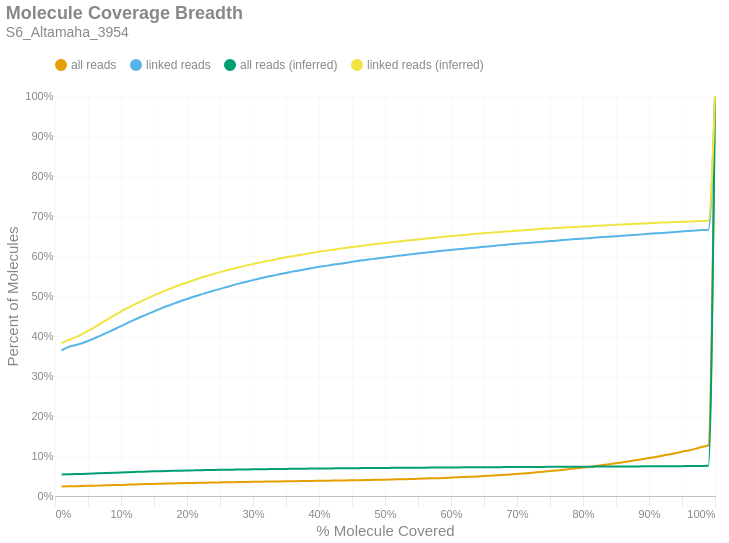

This figure's notebook cell:
### Markdown cell above
### Molecule Read Coverage
This chart shows molecule coverage breadth as computed by the number of bases aligned to that molecule. In other words, "*how much of each unique long molecule is actually sequenced/aligned?*" Keep in mind there is a distinction between sequences and alignments, since some sequences belonging to a particular molecule may not align well and wouldn't appear in the alignment data. This chart also shows molecule coverage breadth as computed by the *inferred fragment* from which the aligned sequences originate. Unlike read coverage, this calculation takes into account the total insert size, including unsequenced gaps between the forward and reverse reads. Like the previous figures, these are cumulative percents.

### Code cell
if SKIPLR:
    print_html(f"Skipped")
else:
    binned_df = consolidated_hist(valids['coverage_bp'], mask, 0.01, True)
    binned_df_inf = consolidated_hist(valids['coverage_inserts'], mask, 0.01, True)
    binned_df = binned_df.with_columns(pl.lit(binned_df_inf['all reads (cumsum)']).alias('all reads (inferred)'))
    binned_df = binned_df.with_columns(pl.lit(binned_df_inf['linked reads (cumsum)']).alias('linked reads (inferred)'))
    binned_df = binned_df.with_columns(
        (pl.col('bin').cast(pl.Float64) + 0.01).alias('right_edge')
    )

    with SafeRender(binned_df):
        (
            density_plot(binned_df, 'Molecule Coverage Breadth', samplename, 'molcov', ['all reads (inferred)','linked reads (inferred)'])
            .encode(
                #x=alt.X('bin:Q', title="% Molecule Covered").axis(format = '%').scale(padding=0),
                x=alt.X('right_edge:Q', title="% Molecule Covered").axis(format='%').scale(padding=0),
                y=alt.Y('value:Q', title='Percent of Molecules')
                    .axis(format='%')
                    .stack(False)
                    .scale(domainMin=0, padding=0),
                color=alt.Color("key:N").scale(domain = ["all reads", "linked reads", "all reads (inferred)", "linked reads (inferred)"]),
                tooltip = [
                    alt.Tooltip("key:N", title = "Data Type"),
                    alt.Tooltip("range_label:N", title="% Molecule Covered"),
                    alt.Tooltip("value:Q", format = ".2%", title="% Molecules")
                ]
            )
        ).display()

### Figure 1 — Vega-Lite specification as saved in the notebook (floating-point values rounded to 4 significant figures)
{"width": "container", "height": 400, "config": {"title": {"anchor": "start", "dy": -15, "fontSize": 18, "color": "#888888", "subtitleColor": "#888888", "subtitleFontSize": 14}, "arc": {"fill": "#0072B2"}, "axis": {"domainColor": "#888888", "domainWidth": 0.5, "gridWidth": 0.2, "grid": false, "titleFontWeight": 400, "titleFontSize": 15, "labelFontSize": 11, "labelColor": "#888888", "tickColor": "#888888", "tickWidth": 0.2, "titleColor": "#888888"}, "axisBand": {"grid": false}, "axisX": {"grid": true, "tickSize": 10, "domainCap": "round"}, "axisY": {"domain": false, "grid": true, "tickSize": 0, "domainCap": "round"}, "background": "transparent", "header": {"labelFontSize": 15, "labelColor": "#888888", "titleFontSize": 15, "titleFontWeight": 600, "titleColor": "#888888"}, "legend": {"labelFont": "sans-serif", "labelFontSize": 12, "labelColor": "#888888", "symbolSize": 100, "symbolType": "circle", "titleFontSize": 12, "titlePadding": 10, "titleColor": "#888888", "title": null, "orient": "top"}, "range": {"category": ["#E69F00", "#56B4E9", "#009E73", "#F0E442", "#0072B2", "#D55E00", "#CC79A7", "#000000"], "diverging": ["#cfe8f3", "#a2d4ec", "#73bfe2", "#46abdb", "#1696d2", "#12719e"]}, "area": {"fill": "#0072B2", "fillOpacity": 0.7, "line": true, "strokeOpacity": 0.7}, "line": {"color": "#0072B2", "stroke": "#0072B2", "strokeWidth": 2}, "trail": {"color": "#0072B2", "stroke": "#0072B2", "strokeWidth": 0, "size": 1}, "point": {"filled": true, "fillOpacity": 1.0, "size": 95}, "text": {"color": "#888888", "fontSize": 11, "align": "right", "fontWeight": 400, "size": 11}, "bar": {"fill": "#0072B2", "stroke": null}, "view": {"stroke": null, "continuousWidth": 660, "continuousHeight": 400}}, "data": {"name": "data-661bf884cba1ac4f14b96ddbc63354b3"}, "mark": {"type": "line", "interpolate": "monotone", "point": {"opacity": 0, "size": 275}}, "encoding": {"color": {"field": "key", "scale": {"domain": ["all reads", "linked reads", "all reads (inferred)", "linked reads (inferred)"]}, "type": "nominal"}, "tooltip": [{"field": "key", "title": "Data Type", "type": "nominal"}, {"field": "range_label", "title": "% Molecule Covered", "type": "nominal"}, {"field": "value", "format": ".2%", "title": "% Molecules", "type": "quantitative"}], "x": {"axis": {"format": "%"}, "field": "right_edge", "scale": {"padding": 0}, "title": "% Molecule Covered", "type": "quantitative"}, "y": {"axis": {"format": "%"}, "field": "value", "scale": {"domainMin": 0, "padding": 0}, "stack": false, "title": "Percent of Molecules", "type": "quantitative"}}, "params": [{"name": "param_c36ac31b6afebe62", "select": {"type": "point", "fields": ["key"]}, "bind": "legend"}], "title": {"text": "Molecule Coverage Breadth", "subtitle": "S6_Altamaha_3954"}, "transform": [{"fold": ["all reads (cumsum)", "linked reads (cumsum)", "all reads (inferred)", "linked reads (inferred)"]}, {"calculate": "replace(datum.key, ' (cumsum)', '')", "as": "key"}, {"filter": {"param": "param_c36ac31b6afebe62"}}], "usermeta": {"embedOptions": {"downloadFileName": "S6_Altamaha_3954.molcov"}}, "$schema": "https://vega.github.io/schema/vega-lite/v6.1.0.json", "datasets": {"data-661bf884cba1ac4f14b96ddbc63354b3": [{"bin": "0.0", "interval": "0.0-0.01", "all reads": 0.02366, "linked reads": 0.3638, "all reads (cumsum)": 0.02366, "linked reads (cumsum)": 0.3638, "range_label": "0.0-0.01", "all reads (inferred)": 0.05383, "linked reads (inferred)": 0.3819, "right_edge": 0.01}, {"bin": "0.01", "interval": "0.01-0.02", "all reads": 0.00058, "linked reads": 0.008399, "all reads (cumsum)": 0.02424, "linked reads (cumsum)": 0.3722, "range_label": "0.01-0.02", "all reads (inferred)": 0.05434, "linked reads (inferred)": 0.3895, "right_edge": 0.02}, {"bin": "0.02", "interval": "0.02-0.03", "all reads": 0.0003295, "linked reads": 0.004614, "all reads (cumsum)": 0.02457, "linked reads (cumsum)": 0.3768, "range_label": "0.02-0.03", "all reads (inferred)": 0.05476, "linked reads (inferred)": 0.3959, "right_edge": 0.03}, {"bin": "0.03", "interval": "0.03-0.04", "all reads": 0.0003357, "linked reads": 0.004601, "all reads (cumsum)": 0.0249, "linked reads (cumsum)": 0.3814, "range_label": "0.03-0.04", "all reads (inferred)": 0.05528, "linked reads (inferred)": 0.4038, "right_edge": 0.04}, {"bin": "0.04", "interval": "0.04-0.05", "all reads": 0.0004163, "linked reads": 0.005989, "all reads (cumsum)": 0.02532, "linked reads (cumsum)": 0.3874, "range_label": "0.04-0.05", "all reads (inferred)": 0.05586, "linked reads (inferred)": 0.4126, "right_edge": 0.05}, {"bin": "0.05", "interval": "0.05-0.06", "all reads": 0.0004778, "linked reads": 0.007078, "all reads (cumsum)": 0.0258, "linked reads (cumsum)": 0.3945, "range_label": "0.05-0.06", "all reads (inferred)": 0.0565, "linked reads (inferred)": 0.4223, "right_edge": 0.06}, {"bin": "0.06", "interval": "0.06-0.07", "all reads": 0.0004803, "linked reads": 0.007078, "all reads (cumsum)": 0.02628, "linked reads (cumsum)": 0.4015, "range_label": "0.06-0.07", "all reads (inferred)": 0.05713, "linked reads (inferred)": 0.4321, "right_edge": 0.07}, {"bin": "0.07", "interval": "0.07-0.08", "all reads": 0.0005056, "linked reads": 0.007609, "all reads (cumsum)": 0.02678, "linked reads (cumsum)": 0.4091, "range_label": "0.07-0.08", "all reads (inferred)": 0.05778, "linked reads (inferred)": 0.4422, "right_edge": 0.08}, {"bin": "0.08", "interval": "0.08-0.09", "all reads": 0.0005094, "linked reads": 0.007689, "all reads (cumsum)": 0.02729, "linked reads (cumsum)": 0.4168, "range_label": "0.08-0.09", "all reads (inferred)": 0.0584, "linked reads (inferred)": 0.4518, "right_edge": 0.09}, {"bin": "0.09", "interval": "0.09-0.1", "all reads": 0.000516, "linked reads": 0.007828, "all reads (cumsum)": 0.02781, "linked reads (cumsum)": 0.4247, "range_label": "0.09-0.1", "all reads (inferred)": 0.05901, "linked reads (inferred)": 0.4612, "right_edge": 0.1}, {"bin": "0.1", "interval": "0.1-0.11", "all reads": 0.0005243, "linked reads": 0.007828, "all reads (cumsum)": 0.02833, "linked reads (cumsum)": 0.4325, "range_label": "0.1-0.11", "all reads (inferred)": 0.05958, "linked reads (inferred)": 0.4701, "right_edge": 0.11}, {"bin": "0.11", "interval": "0.11-0.12", "all reads": 0.0005227, "linked reads": 0.007828, "all reads (cumsum)": 0.02885, "linked reads (cumsum)": 0.4403, "range_label": "0.11-0.12", "all reads (inferred)": 0.06013, "linked reads (inferred)": 0.4786, "right_edge": 0.12}, {"bin": "0.12", "interval": "0.12-0.13", "all reads": 0.0004811, "linked reads": 0.00727, "all reads (cumsum)": 0.02933, "linked reads (cumsum)": 0.4476, "range_label": "0.12-0.13", "all reads (inferred)": 0.06062, "linked reads (inferred)": 0.4862, "right_edge": 0.13}, {"bin": "0.13", "interval": "0.13-0.14", "all reads": 0.0004712, "linked reads": 0.007184, "all reads (cumsum)": 0.02981, "linked reads (cumsum)": 0.4548, "range_label": "0.13-0.14", "all reads (inferred)": 0.06113, "linked reads (inferred)": 0.4941, "right_edge": 0.14}, {"bin": "0.14", "interval": "0.14-0.15", "all reads": 0.0004516, "linked reads": 0.006799, "all reads (cumsum)": 0.03026, "linked reads (cumsum)": 0.4616, "range_label": "0.14-0.15", "all reads (inferred)": 0.06161, "linked reads (inferred)": 0.5014, "right_edge": 0.15}, {"bin": "0.15", "interval": "0.15-0.16", "all reads": 0.0004496, "linked reads": 0.006812, "all reads (cumsum)": 0.03071, "linked reads (cumsum)": 0.4684, "range_label": "0.15-0.16", "all reads (inferred)": 0.06207, "linked reads (inferred)": 0.5085, "right_edge": 0.16}, {"bin": "0.16", "interval": "0.16-0.17", "all reads": 0.0004279, "linked reads": 0.006493, "all reads (cumsum)": 0.03113, "linked reads (cumsum)": 0.4749, "range_label": "0.16-0.17", "all reads (inferred)": 0.06251, "linked reads (inferred)": 0.5154, "right_edge": 0.17}, {"bin": "0.17", "interval": "0.17-0.18", "all reads": 0.0003922, "linked reads": 0.005922, "all reads (cumsum)": 0.03153, "linked reads (cumsum)": 0.4808, "range_label": "0.17-0.18", "all reads (inferred)": 0.06293, "linked reads (inferred)": 0.5219, "right_edge": 0.18}, {"bin": "0.18", "interval": "0.18-0.19", "all reads": 0.0003964, "linked reads": 0.005969, "all reads (cumsum)": 0.03192, "linked reads (cumsum)": 0.4868, "range_label": "0.18-0.19", "all reads (inferred)": 0.06333, "linked reads (inferred)": 0.5281, "right_edge": 0.19}, {"bin": "0.19", "interval": "0.19-0.2", "all reads": 0.0003768, "linked reads": 0.005637, "all reads (cumsum)": 0.0323, "linked reads (cumsum)": 0.4924, "range_label": "0.19-0.2", "all reads (inferred)": 0.0637, "linked reads (inferred)": 0.5339, "right_edge": 0.2}, {"bin": "0.2", "interval": "0.2-0.21", "all reads": 0.0003743, "linked reads": 0.005644, "all reads (cumsum)": 0.03267, "linked reads (cumsum)": 0.4981, "range_label": "0.2-0.21", "all reads (inferred)": 0.06406, "linked reads (inferred)": 0.5395, "right_edge": 0.21}, {"bin": "0.21", "interval": "0.21-0.22", "all reads": 0.0003478, "linked reads": 0.005245, "all reads (cumsum)": 0.03302, "linked reads (cumsum)": 0.5033, "range_label": "0.21-0.22", "all reads (inferred)": 0.06442, "linked reads (inferred)": 0.5451, "right_edge": 0.22}, {"bin": "0.22", "interval": "0.22-0.23", "all reads": 0.0003183, "linked reads": 0.004807, "all reads (cumsum)": 0.03334, "linked reads (cumsum)": 0.5081, "range_label": "0.22-0.23", "all reads (inferred)": 0.06474, "linked reads (inferred)": 0.5501, "right_edge": 0.23}, {"bin": "0.23", "interval": "0.23-0.24", "all reads": 0.0003303, "linked reads": 0.005013, "all reads (cumsum)": 0.03367, "linked reads (cumsum)": 0.5131, "range_label": "0.23-0.24", "all reads (inferred)": 0.06506, "linked reads (inferred)": 0.555, "right_edge": 0.24}, {"bin": "0.24", "interval": "0.24-0.25", "all reads": 0.0003083, "linked reads": 0.004641, "all reads (cumsum)": 0.03398, "linked reads (cumsum)": 0.5178, "range_label": "0.24-0.25", "all reads (inferred)": 0.06536, "linked reads (inferred)": 0.5596, "right_edge": 0.25}, {"bin": "0.25", "interval": "0.25-0.26", "all reads": 0.0003062, "linked reads": 0.004575, "all reads (cumsum)": 0.03429, "linked reads (cumsum)": 0.5223, "range_label": "0.25-0.26", "all reads (inferred)": 0.06564, "linked reads (inferred)": 0.5641, "right_edge": 0.26}, {"bin": "0.26", "interval": "0.26-0.27", "all reads": 0.0003257, "linked reads": 0.00478, "all reads (cumsum)": 0.03461, "linked reads (cumsum)": 0.5271, "range_label": "0.26-0.27", "all reads (inferred)": 0.06592, "linked reads (inferred)": 0.5683, "right_edge": 0.27}, {"bin": "0.27", "interval": "0.27-0.28", "all reads": 0.0003021, "linked reads": 0.004455, "all reads (cumsum)": 0.03491, "linked reads (cumsum)": 0.5316, "range_label": "0.27-0.28", "all reads (inferred)": 0.06619, "linked reads (inferred)": 0.5724, "right_edge": 0.28}, {"bin": "0.28", "interval": "0.28-0.29", "all reads": 0.0002892, "linked reads": 0.004123, "all reads (cumsum)": 0.0352, "linked reads (cumsum)": 0.5357, "range_label": "0.28-0.29", "all reads (inferred)": 0.06644, "linked reads (inferred)": 0.5761, "right_edge": 0.29}, {"bin": "0.29", "interval": "0.29-0.3", "all reads": 0.0002771, "linked reads": 0.004024, "all reads (cumsum)": 0.03548, "linked reads (cumsum)": 0.5397, "range_label": "0.29-0.3", "all reads (inferred)": 0.06668, "linked reads (inferred)": 0.5798, "right_edge": 0.3}, {"bin": "0.3", "interval": "0.3-0.31", "all reads": 0.0002676, "linked reads": 0.003864, "all reads (cumsum)": 0.03575, "linked reads (cumsum)": 0.5436, "range_label": "0.3-0.31", "all reads (inferred)": 0.06691, "linked reads (inferred)": 0.5835, "right_edge": 0.31}, {"bin": "0.31", "interval": "0.31-0.32", "all reads": 0.0002721, "linked reads": 0.003838, "all reads (cumsum)": 0.03602, "linked reads (cumsum)": 0.5474, "range_label": "0.31-0.32", "all reads (inferred)": 0.06713, "linked reads (inferred)": 0.5868, "right_edge": 0.32}, {"bin": "0.32", "interval": "0.32-0.33", "all reads": 0.0002485, "linked reads": 0.003453, "all reads (cumsum)": 0.03627, "linked reads (cumsum)": 0.5509, "range_label": "0.32-0.33", "all reads (inferred)": 0.06735, "linked reads (inferred)": 0.5902, "right_edge": 0.33}, {"bin": "0.33", "interval": "0.33-0.34", "all reads": 0.0002497, "linked reads": 0.003413, "all reads (cumsum)": 0.03652, "linked reads (cumsum)": 0.5543, "range_label": "0.33-0.34", "all reads (inferred)": 0.06757, "linked reads (inferred)": 0.5935, "right_edge": 0.34}, {"bin": "0.34", "interval": "0.34-0.35", "all reads": 0.0002435, "linked reads": 0.00328, "all reads (cumsum)": 0.03676, "linked reads (cumsum)": 0.5576, "range_label": "0.34-0.35", "all reads (inferred)": 0.06778, "linked reads (inferred)": 0.5967, "right_edge": 0.35}, {"bin": "0.35", "interval": "0.35-0.36", "all reads": 0.0002505, "linked reads": 0.003346, "all reads (cumsum)": 0.03701, "linked reads (cumsum)": 0.5609, "range_label": "0.35-0.36", "all reads (inferred)": 0.06797, "linked reads (inferred)": 0.5996, "right_edge": 0.36}, {"bin": "0.36", "interval": "0.36-0.37", "all reads": 0.0002293, "linked reads": 0.002822, "all reads (cumsum)": 0.03724, "linked reads (cumsum)": 0.5637, "range_label": "0.36-0.37", "all reads (inferred)": 0.06816, "linked reads (inferred)": 0.6025, "right_edge": 0.37}, {"bin": "0.37", "interval": "0.37-0.38", "all reads": 0.0002609, "linked reads": 0.003233, "all reads (cumsum)": 0.0375, "linked reads (cumsum)": 0.567, "range_label": "0.37-0.38", "all reads (inferred)": 0.06835, "linked reads (inferred)": 0.6053, "right_edge": 0.38}, {"bin": "0.38", "interval": "0.38-0.39", "all reads": 0.0002526, "linked reads": 0.003014, "all reads (cumsum)": 0.03775, "linked reads (cumsum)": 0.57, "range_label": "0.38-0.39", "all reads (inferred)": 0.06852, "linked reads (inferred)": 0.6079, "right_edge": 0.39}, {"bin": "0.39", "interval": "0.39-0.4", "all reads": 0.0002352, "linked reads": 0.002868, "all reads (cumsum)": 0.03799, "linked reads (cumsum)": 0.5728, "range_label": "0.39-0.4", "all reads (inferred)": 0.0687, "linked reads (inferred)": 0.6106, "right_edge": 0.4}, {"bin": "0.4", "interval": "0.4-0.41", "all reads": 0.0002327, "linked reads": 0.00249, "all reads (cumsum)": 0.03822, "linked reads (cumsum)": 0.5753, "range_label": "0.4-0.41", "all reads (inferred)": 0.06886, "linked reads (inferred)": 0.613, "right_edge": 0.41}, {"bin": "0.41", "interval": "0.41-0.42", "all reads": 0.0002443, "linked reads": 0.002603, "all reads (cumsum)": 0.03847, "linked reads (cumsum)": 0.5779, "range_label": "0.41-0.42", "all reads (inferred)": 0.06902, "linked reads (inferred)": 0.6154, "right_edge": 0.42}, {"bin": "0.42", "interval": "0.42-0.43", "all reads": 0.0002406, "linked reads": 0.002297, "all reads (cumsum)": 0.03871, "linked reads (cumsum)": 0.5802, "range_label": "0.42-0.43", "all reads (inferred)": 0.06919, "linked reads (inferred)": 0.6179, "right_edge": 0.43}, {"bin": "0.43", "interval": "0.43-0.44", "all reads": 0.000285, "linked reads": 0.002543, "all reads (cumsum)": 0.03899, "linked reads (cumsum)": 0.5828, "range_label": "0.43-0.44", "all reads (inferred)": 0.06934, "linked reads (inferred)": 0.6202, "right_edge": 0.44}, {"bin": "0.44", "interval": "0.44-0.45", "all reads": 0.0002946, "linked reads": 0.002662, "all reads (cumsum)": 0.03929, "linked reads (cumsum)": 0.5854, "range_label": "0.44-0.45", "all reads (inferred)": 0.06948, "linked reads (inferred)": 0.6224, "right_edge": 0.45}, {"bin": "0.45", "interval": "0.45-0.46", "all reads": 0.0003, "linked reads": 0.002463, "all reads (cumsum)": 0.03959, "linked reads (cumsum)": 0.5879, "range_label": "0.45-0.46", "all reads (inferred)": 0.06961, "linked reads (inferred)": 0.6243, "right_edge": 0.46}, {"bin": "0.46", "interval": "0.46-0.47", "all reads": 0.0003004, "linked reads": 0.002105, "all reads (cumsum)": 0.03989, "linked reads (cumsum)": 0.59, "range_label": "0.46-0.47", "all reads (inferred)": 0.06977, "linked reads (inferred)": 0.6265, "right_edge": 0.47}, {"bin": "0.47", "interval": "0.47-0.48", "all reads": 0.0003286, "linked reads": 0.002184, "all reads (cumsum)": 0.04022, "linked reads (cumsum)": 0.5922, "range_label": "0.47-0.48", "all reads (inferred)": 0.06991, "linked reads (inferred)": 0.6287, "right_edge": 0.48}, {"bin": "0.48", "interval": "0.48-0.49", "all reads": 0.0003099, "linked reads": 0.002045, "all reads (cumsum)": 0.04053, "linked reads (cumsum)": 0.5942, "range_label": "0.48-0.49", "all reads (inferred)": 0.07005, "linked reads (inferred)": 0.6307, "right_edge": 0.49}, {"bin": "0.49", "interval": "0.49-0.5", "all reads": 0.0003694, "linked reads": 0.002131, "all reads (cumsum)": 0.0409, "linked reads (cumsum)": 0.5964, "range_label": "0.49-0.5", "all reads (inferred)": 0.0702, "linked reads (inferred)": 0.6328, "right_edge": 0.5}, {"bin": "0.5", "interval": "0.5-0.51", "all reads": 0.0003465, "linked reads": 0.001919, "all reads (cumsum)": 0.04124, "linked reads (cumsum)": 0.5983, "range_label": "0.5-0.51", "all reads (inferred)": 0.07031, "linked reads (inferred)": 0.6345, "right_edge": 0.51}, {"bin": "0.51", "interval": "0.51-0.52", "all reads": 0.0004105, "linked reads": 0.002138, "all reads (cumsum)": 0.04165, "linked reads (cumsum)": 0.6004, "range_label": "0.51-0.52", "all reads (inferred)": 0.07044, "linked reads (inferred)": 0.6362, "right_edge": 0.52}, {"bin": "0.52", "interval": "0.52-0.53", "all reads": 0.0004408, "linked reads": 0.002164, "all reads (cumsum)": 0.04209, "linked reads (cumsum)": 0.6026, "range_label": "0.52-0.53", "all reads (inferred)": 0.07056, "linked reads (inferred)": 0.6379, "right_edge": 0.53}, {"bin": "0.53", "interval": "0.53-0.54", "all reads": 0.0004599, "linked reads": 0.002025, "all reads (cumsum)": 0.04255, "linked reads (cumsum)": 0.6046, "range_label": "0.53-0.54", "all reads (inferred)": 0.07068, "linked reads (inferred)": 0.6396, "right_edge": 0.54}, {"bin": "0.54", "interval": "0.54-0.55", "all reads": 0.0004687, "linked reads": 0.0017, "all reads (cumsum)": 0.04302, "linked reads (cumsum)": 0.6063, "range_label": "0.54-0.55", "all reads (inferred)": 0.0708, "linked reads (inferred)": 0.6415, "right_edge": 0.55}, {"bin": "0.55", "interval": "0.55-0.56", "all reads": 0.0005164, "linked reads": 0.001826, "all reads (cumsum)": 0.04354, "linked reads (cumsum)": 0.6081, "range_label": "0.55-0.56", "all reads (inferred)": 0.07093, "linked reads (inferred)": 0.6433, "right_edge": 0.56}, {"bin": "0.56", "interval": "0.56-0.57", "all reads": 0.0005443, "linked reads": 0.001813, "all reads (cumsum)": 0.04408, "linked reads (cumsum)": 0.61, "range_label": "0.56-0.57", "all reads (inferred)": 0.07105, "linked reads (inferred)": 0.645, "right_edge": 0.57}, {"bin": "0.57", "interval": "0.57-0.58", "all reads": 0.0005796, "linked reads": 0.001892, "all reads (cumsum)": 0.04466, "linked reads (cumsum)": 0.6118, "range_label": "0.57-0.58", "all reads (inferred)": 0.07116, "linked reads (inferred)": 0.6465, "right_edge": 0.58}, {"bin": "0.58", "interval": "0.58-0.59", "all reads": 0.0006311, "linked reads": 0.001799, "all reads (cumsum)": 0.04529, "linked reads (cumsum)": 0.6136, "range_label": "0.58-0.59", "all reads (inferred)": 0.07128, "linked reads (inferred)": 0.6482, "right_edge": 0.59}, {"bin": "0.59", "interval": "0.59-0.6", "all reads": 0.0006552, "linked reads": 0.001627, "all reads (cumsum)": 0.04595, "linked reads (cumsum)": 0.6153, "range_label": "0.59-0.6", "all reads (inferred)": 0.0714, "linked reads (inferred)": 0.6498, "right_edge": 0.6}, {"bin": "0.6", "interval": "0.6-0.61", "all reads": 0.0006614, "linked reads": 0.001414, "all reads (cumsum)": 0.04661, "linked reads (cumsum)": 0.6167, "range_label": "0.6-0.61", "all reads (inferred)": 0.07151, "linked reads (inferred)": 0.6513, "right_edge": 0.61}, {"bin": "0.61", "interval": "0.61-0.62", "all reads": 0.0007437, "linked reads": 0.001514, "all reads (cumsum)": 0.04735, "linked reads (cumsum)": 0.6182, "range_label": "0.61-0.62", "all reads (inferred)": 0.07162, "linked reads (inferred)": 0.6528, "right_edge": 0.62}, {"bin": "0.62", "interval": "0.62-0.63", "all reads": 0.0007973, "linked reads": 0.001647, "all reads (cumsum)": 0.04815, "linked reads (cumsum)": 0.6198, "range_label": "0.62-0.63", "all reads (inferred)": 0.07174, "linked reads (inferred)": 0.6544, "right_edge": 0.63}, {"bin": "0.63", "interval": "0.63-0.64", "all reads": 0.0008164, "linked reads": 0.0016, "all reads (cumsum)": 0.04897, "linked reads (cumsum)": 0.6214, "range_label": "0.63-0.64", "all reads (inferred)": 0.07184, "linked reads (inferred)": 0.6557, "right_edge": 0.64}, {"bin": "0.64", "interval": "0.64-0.65", "all reads": 0.0008949, "linked reads": 0.00164, "all reads (cumsum)": 0.04986, "linked reads (cumsum)": 0.6231, "range_label": "0.64-0.65", "all reads (inferred)": 0.07193, "linked reads (inferred)": 0.6569, "right_edge": 0.65}, {"bin": "0.65", "interval": "0.65-0.66", "all reads": 0.0009872, "linked reads": 0.001587, "all reads (cumsum)": 0.05085, "linked reads (cumsum)": 0.6247, "range_label": "0.65-0.66", "all reads (inferred)": 0.07203, "linked reads (inferred)": 0.6582, "right_edge": 0.66}, {"bin": "0.66", "interval": "0.66-0.67", "all reads": 0.0009631, "linked reads": 0.001514, "all reads (cumsum)": 0.05181, "linked reads (cumsum)": 0.6262, "range_label": "0.66-0.67", "all reads (inferred)": 0.07213, "linked reads (inferred)": 0.6595, "right_edge": 0.67}, {"bin": "0.67", "interval": "0.67-0.68", "all reads": 0.001098, "linked reads": 0.001507, "all reads (cumsum)": 0.05291, "linked reads (cumsum)": 0.6277, "range_label": "0.67-0.68", "all reads (inferred)": 0.07223, "linked reads (inferred)": 0.6607, "right_edge": 0.68}, {"bin": "0.68", "interval": "0.68-0.69", "all reads": 0.001098, "linked reads": 0.001434, "all reads (cumsum)": 0.05401, "linked reads (cumsum)": 0.6291, "range_label": "0.68-0.69", "all reads (inferred)": 0.07233, "linked reads (inferred)": 0.662, "right_edge": 0.69}, {"bin": "0.69", "interval": "0.69-0.7", "all reads": 0.00122, "linked reads": 0.001315, "all reads (cumsum)": 0.05523, "linked reads (cumsum)": 0.6304, "range_label": "0.69-0.7", "all reads (inferred)": 0.07243, "linked reads (inferred)": 0.6633, "right_edge": 0.7}, {"bin": "0.7", "interval": "0.7-0.71", "all reads": 0.001243, "linked reads": 0.001188, "all reads (cumsum)": 0.05647, "linked reads (cumsum)": 0.6316, "range_label": "0.7-0.71", "all reads (inferred)": 0.07252, "linked reads (inferred)": 0.6644, "right_edge": 0.71}, {"bin": "0.71", "interval": "0.71-0.72", "all reads": 0.001315, "linked reads": 0.001467, "all reads (cumsum)": 0.05779, "linked reads (cumsum)": 0.6331, "range_label": "0.71-0.72", "all reads (inferred)": 0.07261, "linked reads (inferred)": 0.6655, "right_edge": 0.72}, {"bin": "0.72", "interval": "0.72-0.73", "all reads": 0.001465, "linked reads": 0.001481, "all reads (cumsum)": 0.05925, "linked reads (cumsum)": 0.6346, "range_label": "0.72-0.73", "all reads (inferred)": 0.0727, "linked reads (inferred)": 0.6668, "right_edge": 0.73}, {"bin": "0.73", "interval": "0.73-0.74", "all reads": 0.001433, "linked reads": 0.001268, "all reads (cumsum)": 0.06068, "linked reads (cumsum)": 0.6358, "range_label": "0.73-0.74", "all reads (inferred)": 0.07279, "linked reads (inferred)": 0.6679, "right_edge": 0.74}, {"bin": "0.74", "interval": "0.74-0.75", "all reads": 0.001579, "linked reads": 0.001374, "all reads (cumsum)": 0.06226, "linked reads (cumsum)": 0.6372, "range_label": "0.74-0.75", "all reads (inferred)": 0.07288, "linked reads (inferred)": 0.6689, "right_edge": 0.75}, {"bin": "0.75", "interval": "0.75-0.76", "all reads": 0.001515, "linked reads": 0.001069, "all reads (cumsum)": 0.06378, "linked reads (cumsum)": 0.6383, "range_label": "0.75-0.76", "all reads (inferred)": 0.07296, "linked reads (inferred)": 0.6699, "right_edge": 0.76}, {"bin": "0.76", "interval": "0.76-0.77", "all reads": 0.001694, "linked reads": 0.001487, "all reads (cumsum)": 0.06547, "linked reads (cumsum)": 0.6398, "range_label": "0.76-0.77", "all reads (inferred)": 0.07305, "linked reads (inferred)": 0.6709, "right_edge": 0.77}, {"bin": "0.77", "interval": "0.77-0.78", "all reads": 0.001743, "linked reads": 0.001321, "all reads (cumsum)": 0.06722, "linked reads (cumsum)": 0.6411, "range_label": "0.77-0.78", "all reads (inferred)": 0.07314, "linked reads (inferred)": 0.6718, "right_edge": 0.78}, {"bin": "0.78", "interval": "0.78-0.79", "all reads": 0.001884, "linked reads": 0.001255, "all reads (cumsum)": 0.0691, "linked reads (cumsum)": 0.6424, "range_label": "0.78-0.79", "all reads (inferred)": 0.07321, "linked reads (inferred)": 0.6727, "right_edge": 0.79}, {"bin": "0.79", "interval": "0.79-0.8", "all reads": 0.001998, "linked reads": 0.001228, "all reads (cumsum)": 0.0711, "linked reads (cumsum)": 0.6436, "range_label": "0.79-0.8", "all reads (inferred)": 0.07329, "linked reads (inferred)": 0.6735, "right_edge": 0.8}, {"bin": "0.8", "interval": "0.8-0.81", "all reads": 0.001874, "linked reads": 0.001042, "all reads (cumsum)": 0.07297, "linked reads (cumsum)": 0.6446, "range_label": "0.8-0.81", "all reads (inferred)": 0.07337, "linked reads (inferred)": 0.6745, "right_edge": 0.81}, {"bin": "0.81", "interval": "0.81-0.82", "all reads": 0.00209, "linked reads": 0.001335, "all reads (cumsum)": 0.07506, "linked reads (cumsum)": 0.646, "range_label": "0.81-0.82", "all reads (inferred)": 0.07346, "linked reads (inferred)": 0.6754, "right_edge": 0.82}, {"bin": "0.82", "interval": "0.82-0.83", "all reads": 0.002197, "linked reads": 0.001235, "all reads (cumsum)": 0.07726, "linked reads (cumsum)": 0.6472, "range_label": "0.82-0.83", "all reads (inferred)": 0.07355, "linked reads (inferred)": 0.6763, "right_edge": 0.83}, {"bin": "0.83", "interval": "0.83-0.84", "all reads": 0.002257, "linked reads": 0.001162, "all reads (cumsum)": 0.07952, "linked reads (cumsum)": 0.6484, "range_label": "0.83-0.84", "all reads (inferred)": 0.07364, "linked reads (inferred)": 0.6772, "right_edge": 0.84}, {"bin": "0.84", "interval": "0.84-0.85", "all reads": 0.002299, "linked reads": 0.001129, "all reads (cumsum)": 0.08181, "linked reads (cumsum)": 0.6495, "range_label": "0.84-0.85", "all reads (inferred)": 0.07373, "linked reads (inferred)": 0.678, "right_edge": 0.85}, {"bin": "0.85", "interval": "0.85-0.86", "all reads": 0.002471, "linked reads": 0.001208, "all reads (cumsum)": 0.08429, "linked reads (cumsum)": 0.6507, "range_label": "0.85-0.86", "all reads (inferred)": 0.07381, "linked reads (inferred)": 0.6788, "right_edge": 0.86}, {"bin": "0.86", "interval": "0.86-0.87", "all reads": 0.002458, "linked reads": 0.001149, "all reads (cumsum)": 0.08674, "linked reads (cumsum)": 0.6518, "range_label": "0.86-0.87", "all reads (inferred)": 0.07389, "linked reads (inferred)": 0.6796, "right_edge": 0.87}, {"bin": "0.87", "interval": "0.87-0.88", "all reads": 0.002618, "linked reads": 0.001115, "all reads (cumsum)": 0.08936, "linked reads (cumsum)": 0.653, "range_label": "0.87-0.88", "all reads (inferred)": 0.07398, "linked reads (inferred)": 0.6803, "right_edge": 0.88}, {"bin": "0.88", "interval": "0.88-0.89", "all reads": 0.002692, "linked reads": 0.001109, "all reads (cumsum)": 0.09205, "linked reads (cumsum)": 0.6541, "range_label": "0.88-0.89", "all reads (inferred)": 0.07406, "linked reads (inferred)": 0.6811, "right_edge": 0.89}, {"bin": "0.89", "interval": "0.89-0.9", "all reads": 0.002824, "linked reads": 0.001321, "all reads (cumsum)": 0.09488, "linked reads (cumsum)": 0.6554, "range_label": "0.89-0.9", "all reads (inferred)": 0.07416, "linked reads (inferred)": 0.6819, "right_edge": 0.9}, {"bin": "0.9", "interval": "0.9-0.91", "all reads": 0.002755, "linked reads": 0.001242, "all reads (cumsum)": 0.09763, "linked reads (cumsum)": 0.6566, "range_label": "0.9-0.91", "all reads (inferred)": 0.07425, "linked reads (inferred)": 0.6827, "right_edge": 0.91}, {"bin": "0.91", "interval": "0.91-0.92", "all reads": 0.003229, "linked reads": 0.001082, "all reads (cumsum)": 0.1009, "linked reads (cumsum)": 0.6577, "range_label": "0.91-0.92", "all reads (inferred)": 0.07437, "linked reads (inferred)": 0.6835, "right_edge": 0.92}, {"bin": "0.92", "interval": "0.92-0.93", "all reads": 0.003004, "linked reads": 0.001242, "all reads (cumsum)": 0.1039, "linked reads (cumsum)": 0.659, "range_label": "0.92-0.93", "all reads (inferred)": 0.07445, "linked reads (inferred)": 0.6841, "right_edge": 0.93}, {"bin": "0.93", "interval": "0.93-0.94", "all reads": 0.003245, "linked reads": 0.001308, "all reads (cumsum)": 0.1071, "linked reads (cumsum)": 0.6603, "range_label": "0.93-0.94", "all reads (inferred)": 0.07455, "linked reads (inferred)": 0.6847, "right_edge": 0.94}, {"bin": "0.94", "interval": "0.94-0.95", "all reads": 0.003655, "linked reads": 0.001182, "all reads (cumsum)": 0.1108, "linked reads (cumsum)": 0.6614, "range_label": "0.94-0.95", "all reads (inferred)": 0.07467, "linked reads (inferred)": 0.6855, "right_edge": 0.95}, {"bin": "0.95", "interval": "0.95-0.96", "all reads": 0.003235, "linked reads": 0.001162, "all reads (cumsum)": 0.114, "linked reads (cumsum)": 0.6626, "range_label": "0.95-0.96", "all reads (inferred)": 0.07483, "linked reads (inferred)": 0.6862, "right_edge": 0.96}, {"bin": "0.96", "interval": "0.96-0.97", "all reads": 0.003852, "linked reads": 0.001009, "all reads (cumsum)": 0.1179, "linked reads (cumsum)": 0.6636, "range_label": "0.96-0.97", "all reads (inferred)": 0.07498, "linked reads (inferred)": 0.687, "right_edge": 0.97}, {"bin": "0.97", "interval": "0.97-0.98", "all reads": 0.004627, "linked reads": 0.001109, "all reads (cumsum)": 0.1225, "linked reads (cumsum)": 0.6647, "range_label": "0.97-0.98", "all reads (inferred)": 0.07523, "linked reads (inferred)": 0.6876, "right_edge": 0.98}, {"bin": "0.98", "interval": "0.98-0.99", "all reads": 0.00439, "linked reads": 0.001049, "all reads (cumsum)": 0.1269, "linked reads (cumsum)": 0.6658, "range_label": "0.98-0.99", "all reads (inferred)": 0.07563, "linked reads (inferred)": 0.6881, "right_edge": 0.99}, {"bin": "0.99", "interval": "0.99-1.0", "all reads": 0.8731, "linked reads": 0.3342, "all reads (cumsum)": 1.0, "linked reads (cumsum)": 1.0, "range_label": "0.99-1.0", "all reads (inferred)": 1.0, "linked reads (inferred)": 1.0, "right_edge": 1.0}]}}
